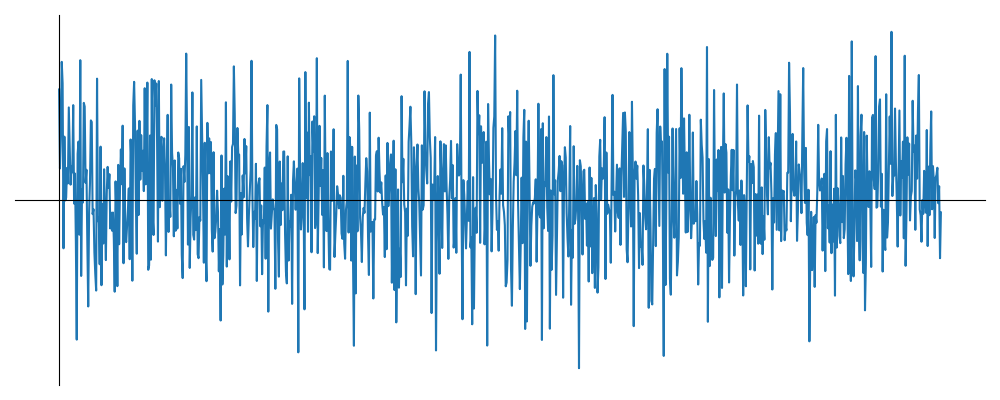

Python code for this plot:
import matplotlib.pyplot as plt
import numpy as np

# ホワイトノイズを生成
np.random.seed(0)
samples = 1000
noise = np.random.normal(0, 1, samples)

# グラフを描画
plt.figure(figsize=(10, 4))
plt.plot(noise)
# 軸の設定：目盛りは非表示にするが枠線は表示
plt.xticks([])  # 目盛を非表示
plt.yticks([])

# 軸のカスタマイズ
ax = plt.gca()
ax.spines['left'].set_position('zero')     # 左端に縦軸
ax.spines['bottom'].set_position('center') # 中央に横軸
ax.spines['right'].set_color('none')
ax.spines['top'].set_color('none')
ax.yaxis.set_ticks_position('left')
ax.xaxis.set_ticks_position('bottom')
plt.tight_layout()



# グラフを表示
plt.savefig('noise.png')
